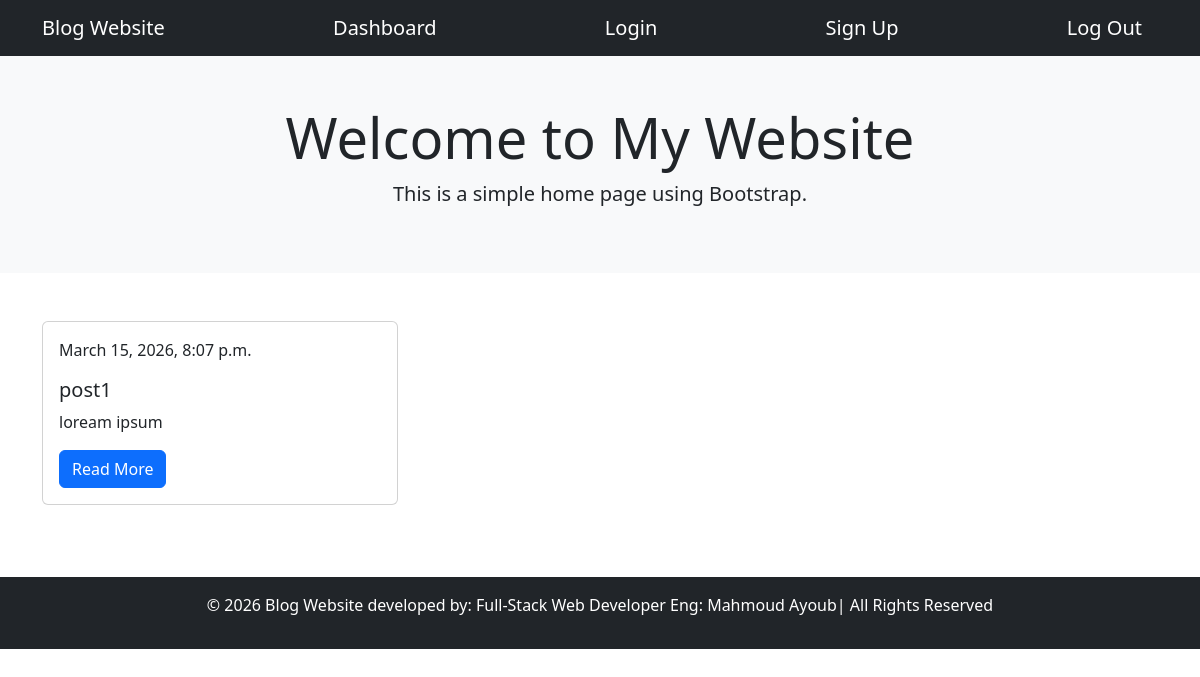
Before: /home/ with the older database file.
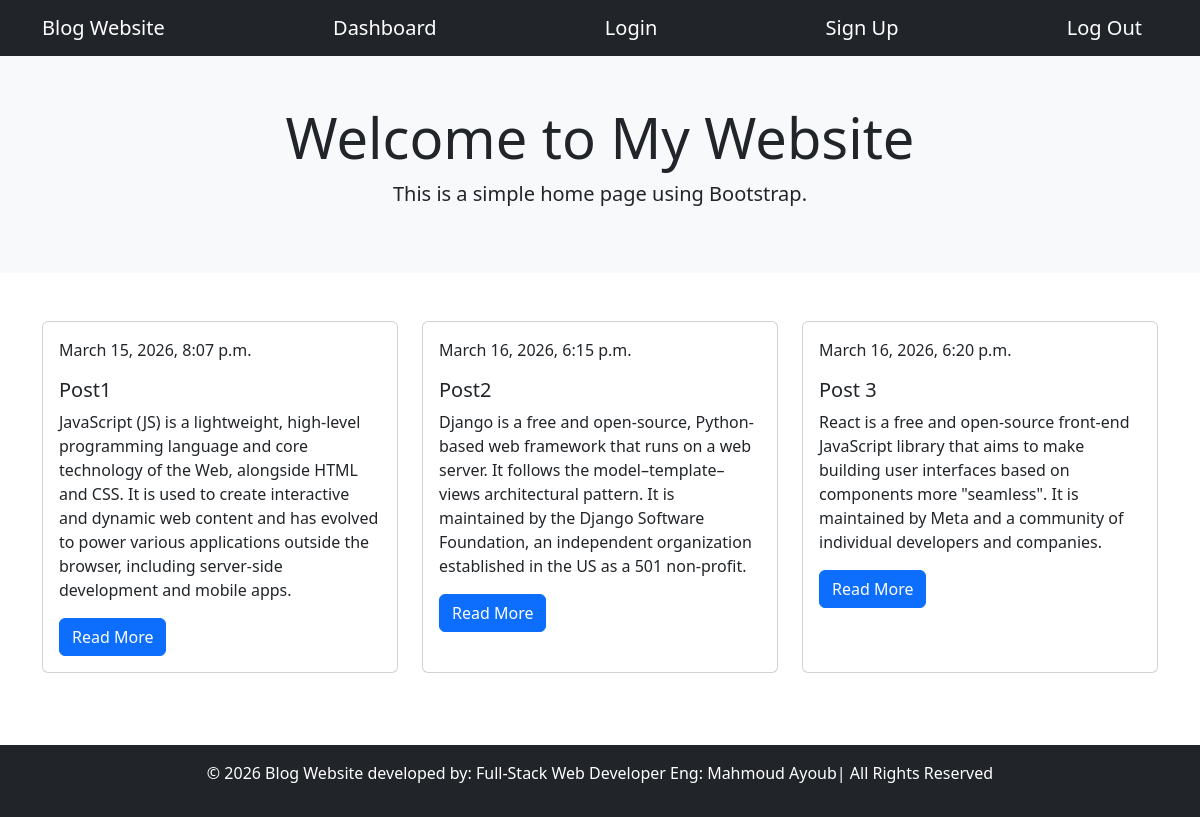
After: the same page with the newer database file.
### blog/models.py (models this page shows, shortened)
class Posts(models.Model):
    title = models.CharField(max_length=100)
    content = models.TextField()
    date = models.DateTimeField(default=timezone.now)
    author = models.ForeignKey(User, on_delete=models.CASCADE)

### blog/views.py (the view)
# urls.py: path('home/', views.home_view, name='home'),
def home_view(request):
    context = {
        'posts': Posts.objects.all()
    }
    return render(request, 'blog/home.html', context)

### blog/templates/blog/home.html
{% extends 'blog/base.html' %} {% load static %} {% block content %}
<nav class="navbar navbar-expand-lg navbar-dark bg-dark">
  <div class="container">
    <a class="navbar-brand" href="#">Blog Website</a>
    <a class="navbar-brand" href="/dashboard">Dashboard</a>
    <a class="navbar-brand" href="/login">Login</a>
    <a class="navbar-brand" href="/signup">Sign Up</a>
    <a class="navbar-brand" href="/login">Log Out</a>
  </div>
</nav>
<section class="bg-light text-center p-5">
  <div class="container">
    <h1 class="display-4">Welcome to My Website</h1>
    <p class="lead">This is a simple home page using Bootstrap.</p>
  </div>
</section>
<div class="container mt-5">
  <div class="row">
    {% for post in posts %}
    <div class="col-md-4 mb-4">
      <div class="card h-100">
        <div class="card-body">
          <p class="card-text">{{ post.date }}</p>
          <h5 class="card-title">{{ post.title }}</h5>
          <p class="card-text">{{ post.content }}</p>
          <a href="#" class="btn btn-primary">Read More</a>
        </div>
      </div>
    </div>
    {% endfor %}
  </div>
</div>
<footer class="bg-dark text-white text-center p-3 mt-5">
  <p>
    © 2026 Blog Website developed by: Full-Stack Web Developer Eng: Mahmoud
    Ayoub| All Rights Reserved
  </p>
</footer>
{% endblock %}

Changed rows visible on the page:
changed Posts: title "post1" → "Post1"; content "loream ipsum" → "JavaScript (JS) is a lightweight, high-level programming language and core technology of the Web, alongside HTML and CSS. It is used to create interactive and dynamic web content and has evolved to power various applications outside the browser, including server-side development and mobile apps."
added Posts: date "March 16, 2026, 6:15 p.m.", title "Post2", content "Django is a free and open-source, Python-based web framework that runs on a web server. It follows the model–template–views architectural pattern. It is maintained by the Django Software Foundation, an independent organization established in the US as a 501 non-profit."
added Posts: date "March 16, 2026, 6:20 p.m.", title "Post 3", content "React is a free and open-source front-end JavaScript library that aims to make building user interfaces based on components more \"seamless\". It is maintained by Meta and a community of individual developers and companies."
